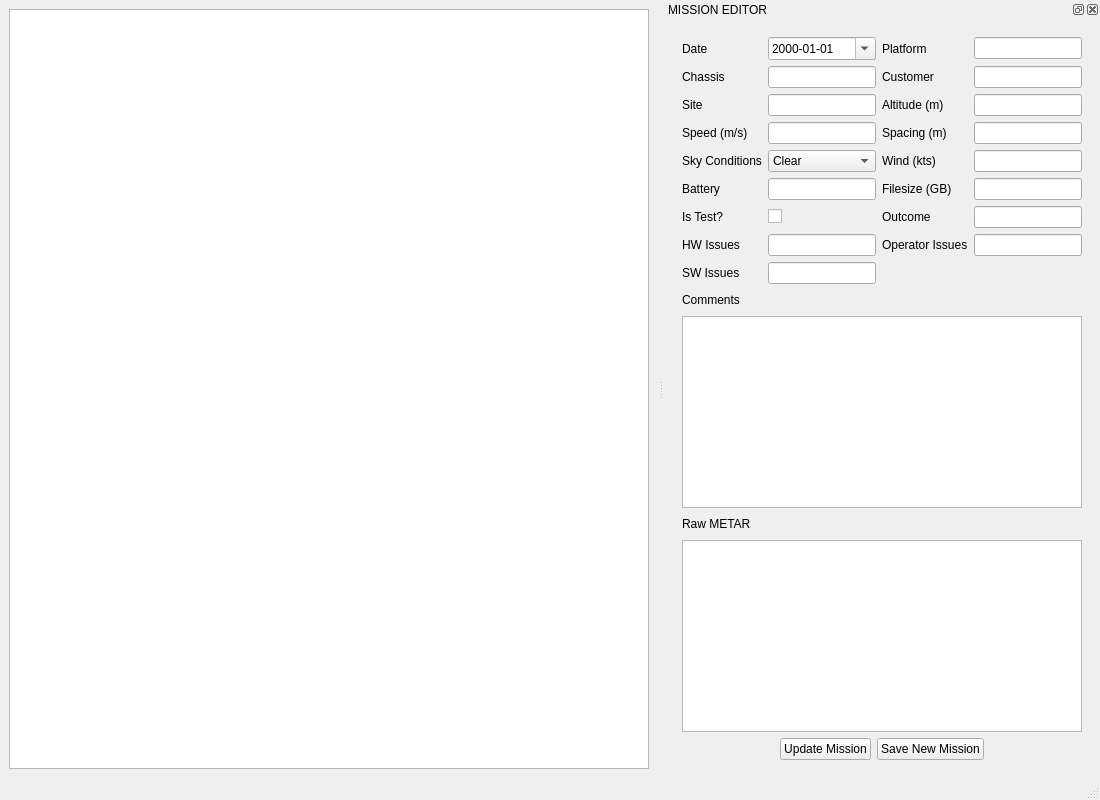
<?xml version="1.0" encoding="UTF-8"?>
<ui version="4.0">
 <class>MainWindow</class>
 <widget class="QMainWindow" name="MainWindow">
  <property name="geometry">
   <rect>
    <x>0</x>
    <y>0</y>
    <width>1100</width>
    <height>800</height>
   </rect>
  </property>
  <property name="windowTitle">
   <string>Mission Log</string>
  </property>
  <widget class="QWidget" name="centralwidget">
   <layout class="QVBoxLayout" name="verticalLayout">
    <item>
     <widget class="QTableWidget" name="missionTable">
      <property name="editTriggers">
       <set>QAbstractItemView::DoubleClicked|QAbstractItemView::SelectedClicked</set>
      </property>
      <property name="alternatingRowColors">
       <bool>true</bool>
      </property>
      <property name="selectionBehavior">
       <enum>QAbstractItemView::SelectRows</enum>
      </property>
      <property name="sortingEnabled">
       <bool>true</bool>
      </property>
      <attribute name="horizontalHeaderCascadingSectionResizes">
       <bool>false</bool>
      </attribute>
      <attribute name="horizontalHeaderShowSortIndicator" stdset="0">
       <bool>true</bool>
      </attribute>
      <attribute name="horizontalHeaderStretchLastSection">
       <bool>true</bool>
      </attribute>
      <attribute name="verticalHeaderStretchLastSection">
       <bool>false</bool>
      </attribute>
     </widget>
    </item>
   </layout>
  </widget>
  <widget class="QMenuBar" name="menubar">
   <property name="geometry">
    <rect>
     <x>0</x>
     <y>0</y>
     <width>1100</width>
     <height>22</height>
    </rect>
   </property>
  </widget>
  <widget class="QStatusBar" name="statusbar"/>
  <widget class="QDockWidget" name="dockWidget">
   <property name="windowTitle">
    <string>MISSION EDITOR</string>
   </property>
   <property name="floating">
    <bool>false</bool>
   </property>
   <property name="visible">
    <bool>false</bool>
   </property>
   <attribute name="dockWidgetArea">
    <number>2</number>
   </attribute>
   <widget class="QWidget" name="dockWidgetContents">
    <layout class="QVBoxLayout" name="form_v_layout">
     <item>
      <widget class="QWidget" name="form_container" native="true">
       <layout class="QVBoxLayout" name="verticalLayout_2">
        <item>
         <layout class="QGridLayout" name="gridLayout">
          <item row="0" column="0">
           <widget class="QLabel" name="labelDate">
            <property name="text">
             <string>Date</string>
            </property>
           </widget>
          </item>
          <item row="0" column="1">
           <widget class="QDateTimeEdit" name="dateInput">
            <property name="calendarPopup">
             <bool>true</bool>
            </property>
            <property name="displayFormat">
             <string>yyyy-MM-dd</string>
            </property>
           </widget>
          </item>
          <item row="0" column="2">
           <widget class="QLabel" name="labelPlatform">
            <property name="text">
             <string>Platform</string>
            </property>
           </widget>
          </item>
          <item row="0" column="3">
           <widget class="QLineEdit" name="platformInput"/>
          </item>
          <item row="1" column="0">
           <widget class="QLabel" name="labelChassis">
            <property name="text">
             <string>Chassis</string>
            </property>
           </widget>
          </item>
          <item row="1" column="1">
           <widget class="QLineEdit" name="chassisInput"/>
          </item>
          <item row="1" column="2">
           <widget class="QLabel" name="labelCustomer">
            <property name="text">
             <string>Customer</string>
            </property>
           </widget>
          </item>
          <item row="1" column="3">
           <widget class="QLineEdit" name="customerInput"/>
          </item>
          <item row="2" column="0">
           <widget class="QLabel" name="labelSite">
            <property name="text">
             <string>Site</string>
            </property>
           </widget>
          </item>
          <item row="2" column="1">
           <widget class="QLineEdit" name="siteInput"/>
          </item>
          <item row="2" column="2">
           <widget class="QLabel" name="labelAltitude">
            <property name="text">
             <string>Altitude (m)</string>
            </property>
           </widget>
          </item>
          <item row="2" column="3">
           <widget class="QLineEdit" name="altitudeInput"/>
          </item>
          <item row="3" column="0">
           <widget class="QLabel" name="labelSpeed">
            <property name="text">
             <string>Speed (m/s)</string>
            </property>
           </widget>
          </item>
          <item row="3" column="1">
           <widget class="QLineEdit" name="speedInput"/>
          </item>
          <item row="3" column="2">
           <widget class="QLabel" name="labelSpacing">
            <property name="text">
             <string>Spacing (m)</string>
            </property>
           </widget>
          </item>
          <item row="3" column="3">
           <widget class="QLineEdit" name="spacingInput"/>
          </item>
          <item row="4" column="0">
           <widget class="QLabel" name="labelSky">
            <property name="text">
             <string>Sky Conditions</string>
            </property>
           </widget>
          </item>
          <item row="4" column="1">
           <widget class="QComboBox" name="skyInput">
            <item>
             <property name="text">
              <string>Clear</string>
             </property>
            </item>
            <item>
             <property name="text">
              <string>Few</string>
             </property>
            </item>
            <item>
             <property name="text">
              <string>Scattered</string>
             </property>
            </item>
            <item>
             <property name="text">
              <string>Broken</string>
             </property>
            </item>
            <item>
             <property name="text">
              <string>Overcast</string>
             </property>
            </item>
           </widget>
          </item>
          <item row="4" column="2">
           <widget class="QLabel" name="labelWind">
            <property name="text">
             <string>Wind (kts)</string>
            </property>
           </widget>
          </item>
          <item row="4" column="3">
           <widget class="QLineEdit" name="windInput"/>
          </item>
          <item row="5" column="0">
           <widget class="QLabel" name="labelBattery">
            <property name="text">
             <string>Battery</string>
            </property>
           </widget>
          </item>
          <item row="5" column="1">
           <widget class="QLineEdit" name="batteryInput"/>
          </item>
          <item row="5" column="2">
           <widget class="QLabel" name="labelFilesize">
            <property name="text">
             <string>Filesize (GB)</string>
            </property>
           </widget>
          </item>
          <item row="5" column="3">
           <widget class="QLineEdit" name="filesizeInput"/>
          </item>
          <item row="6" column="0">
           <widget class="QLabel" name="labelTest">
            <property name="text">
             <string>Is Test?</string>
            </property>
           </widget>
          </item>
          <item row="6" column="1">
           <widget class="QCheckBox" name="isTestInput">
            <property name="text">
             <string/>
            </property>
           </widget>
          </item>
          <item row="6" column="2">
           <widget class="QLabel" name="labelOutcome">
            <property name="text">
             <string>Outcome</string>
            </property>
           </widget>
          </item>
          <item row="6" column="3">
           <widget class="QLineEdit" name="outcomeInput"/>
          </item>
          <item row="7" column="0">
           <widget class="QLabel" name="labelHwIssues">
            <property name="text">
             <string>HW Issues</string>
            </property>
           </widget>
          </item>
          <item row="7" column="1">
           <widget class="QLineEdit" name="issuesHwInput"/>
          </item>
          <item row="7" column="2">
           <widget class="QLabel" name="labelOperatorIssues">
            <property name="text">
             <string>Operator Issues</string>
            </property>
           </widget>
          </item>
          <item row="7" column="3">
           <widget class="QLineEdit" name="issuesOperatorInput"/>
          </item>
          <item row="8" column="0">
           <widget class="QLabel" name="labelSwIssues">
            <property name="text">
             <string>SW Issues</string>
            </property>
           </widget>
          </item>
          <item row="8" column="1">
           <widget class="QLineEdit" name="issuesSwInput"/>
          </item>
          <item row="9" column="0" colspan="4">
           <widget class="QLabel" name="labelComments">
            <property name="text">
             <string>Comments</string>
            </property>
           </widget>
          </item>
          <item row="10" column="0" colspan="4">
           <widget class="QPlainTextEdit" name="commentsInput">
            <property name="sizePolicy">
             <sizepolicy hsizetype="Expanding" vsizetype="Preferred">
              <horstretch>0</horstretch>
              <verstretch>0</verstretch>
             </sizepolicy>
            </property>
            <property name="minimumSize">
             <size>
              <width>0</width>
              <height>30</height>
             </size>
            </property>
           </widget>
          </item>
          <item row="11" column="0" colspan="4">
           <widget class="QLabel" name="labelRawMetar">
            <property name="text">
             <string>Raw METAR</string>
            </property>
           </widget>
          </item>
          <item row="12" column="0" colspan="4">
           <widget class="QPlainTextEdit" name="rawMetarInput">
            <property name="sizePolicy">
             <sizepolicy hsizetype="Expanding" vsizetype="Preferred">
              <horstretch>0</horstretch>
              <verstretch>0</verstretch>
             </sizepolicy>
            </property>
            <property name="minimumSize">
             <size>
              <width>0</width>
              <height>20</height>
             </size>
            </property>
           </widget>
          </item>
          <item row="13" column="0" colspan="4">
           <layout class="QHBoxLayout" name="buttonLayout">
            <item>
             <spacer name="horizontalSpacer_2">
              <property name="orientation">
               <enum>Qt::Horizontal</enum>
              </property>
              <property name="sizeHint" stdset="0">
               <size>
                <width>40</width>
                <height>20</height>
               </size>
              </property>
             </spacer>
            </item>
            <item>
             <widget class="QPushButton" name="updateMissionButton">
              <property name="text">
               <string>Update Mission</string>
              </property>
             </widget>
            </item>
            <item>
             <widget class="QPushButton" name="saveNewMissionButton">
              <property name="text">
               <string>Save New Mission</string>
              </property>
             </widget>
            </item>
            <item>
             <spacer name="horizontalSpacer_3">
              <property name="orientation">
               <enum>Qt::Horizontal</enum>
              </property>
              <property name="sizeHint" stdset="0">
               <size>
                <width>40</width>
                <height>20</height>
               </size>
              </property>
             </spacer>
            </item>
           </layout>
          </item>
         </layout>
        </item>
       </layout>
      </widget>
     </item>
    </layout>
   </widget>
  </widget>
 </widget>
 <resources/>
 <connections/>
</ui>
